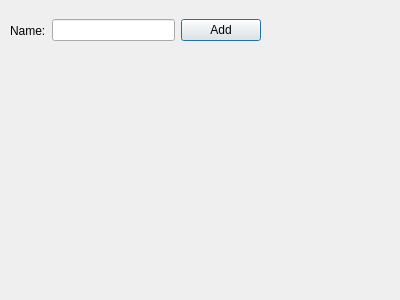
<?xml version="1.0" encoding="UTF-8"?>
<ui version="4.0">
 <class>additem</class>
 <widget class="QDialog" name="additem">
  <property name="geometry">
   <rect>
    <x>0</x>
    <y>0</y>
    <width>400</width>
    <height>300</height>
   </rect>
  </property>
  <property name="windowTitle">
   <string>Dialog</string>
  </property>
  <widget class="QWidget" name="horizontalLayoutWidget">
   <property name="geometry">
    <rect>
     <x>10</x>
     <y>10</y>
     <width>251</width>
     <height>41</height>
    </rect>
   </property>
   <layout class="QHBoxLayout" name="horizontalLayout">
    <item>
     <widget class="QLabel" name="label">
      <property name="text">
       <string>Name:</string>
      </property>
     </widget>
    </item>
    <item>
     <widget class="QLineEdit" name="lineEdit"/>
    </item>
    <item>
     <widget class="QPushButton" name="pushButton">
      <property name="text">
       <string>Add</string>
      </property>
     </widget>
    </item>
   </layout>
  </widget>
 </widget>
 <resources/>
 <connections/>
</ui>
